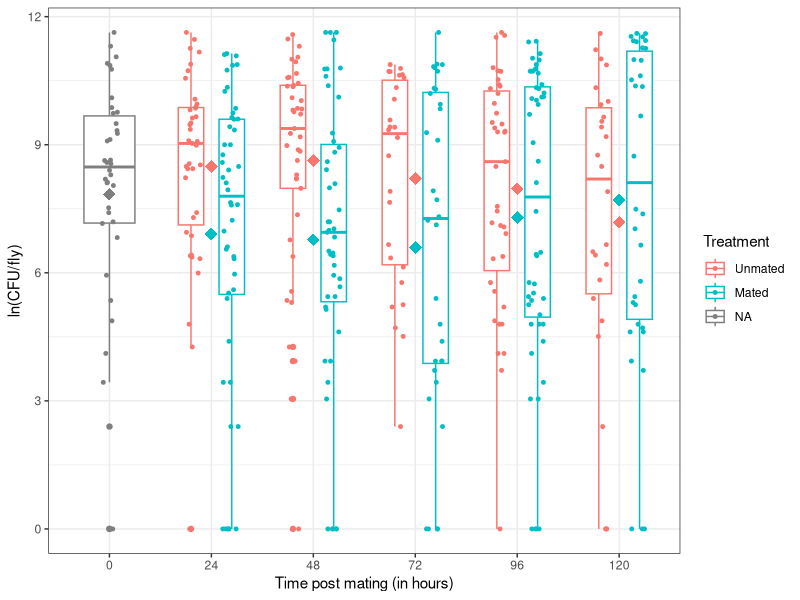

The R source for this figure:
library(ggplot2)
library(tidyverse)
library(lmerTest)
library(lme4)
library(car)


setwd()
Data<- read.csv("Bacterial_load.csv", header=T)

# Figuring out the highest number of CFU to replace the CFU value in rows with flag "T"

max(Data$Count.per.Frame, na.rm = TRUE)



# Assigning the numbers for rows with flag "T" i.e. too many colonies to count

Updated_data<- Data %>% mutate(Count.per.Frame = case_when(Flags %in% c('T') ~ '485',
                                                                       TRUE ~ as.character(Count.per.Frame)),
                                           Count.per.ml = case_when(Flags %in% c('T') ~ '225000',
                                                                    TRUE ~ as.character(Count.per.ml)),
                                           Count_per_fly = case_when (Flags %in% c('T') ~ '112500',
                                                                      TRUE~ as.character(Count_per_fly)),
                                           ln_count = case_when(Flags %in% c('T') ~ '11.630717',
                                                                TRUE~as.character(ln_count)))

Updated_data$Count.per.Frame<- as.numeric(Updated_data$Count.per.Frame)
Updated_data$Count.per.ml<- as.numeric(Updated_data$Count.per.ml)
Updated_data$Count_per_fly<- as.numeric(Updated_data$Count_per_fly)
Updated_data$ln_count<- as.numeric(Updated_data$ln_count)



# Plotting the data

Updated_data$Treatment<- factor(Updated_data$Treatment, levels=c("Control", "Unmated","Mated"))
Updated_data$Time<- as.factor(Updated_data$Time)

ggplot(Updated_data, aes(Time, ln_count, color=Treatment)) + geom_boxplot(width=0.5, position=position_dodge(0.8))+ geom_point(size=1, position = position_jitterdodge())+
  theme_bw()+
  ylab("ln(CFU/fly)") +xlab("Time post mating (in hours)") + stat_summary(fun.y = mean,
                                                                          geom = "point", shape = 18, size = 4,
                                                                          show.legend = FALSE)



# Mixed effect models to compare effect of experimental block

New_data<- Updated_data[!Updated_data$Treatment=="Control",]
New_data$Block<- as.factor(New_data$Block)

Model1<-lmer(ln_count~(1|Block) + Treatment, New_data)
Model2<-lm(ln_count~  Treatment, New_data)
anova(Model1, Model2)
summary(Model1)



# Levene's test to compare if the variances are significantly different from each other or not

leveneTest(ln_count ~ Treatment, New_data)



# Comparing variance between mated and unmated treatments

New_data %>% group_by(Treatment) %>% summarise(var=var(ln_count))



# Welch's t-est the difference in mean between two treatment groups as they have signifincant difference in their variance

t.test(ln_count~Treatment, New_data)



# Fisher's exact test on the number of dead individuals between mated and unmated groups. First numbers in matrix represent dead and second number represent alive individuals
A<- matrix(c(7,208, 107,247), nrow = 2)
B<- fisher.test(A)
B
